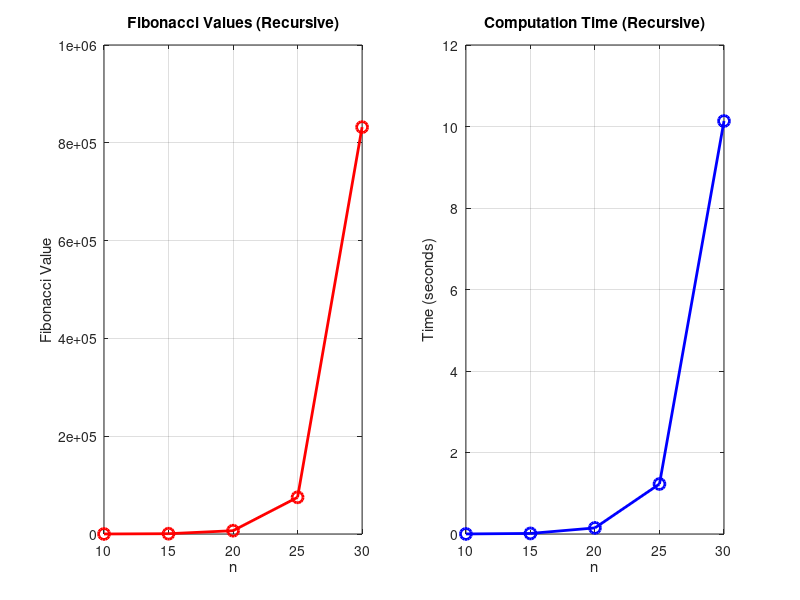

This figure's MATLAB source:
% fibonacci_recursive.m
function fibonacci_recursive()
    fprintf('=== Fibonacci Problem (Recursive) ===\n');
    
    % Test different n values
    n_values = [10, 15, 20, 25, 30];
    times = zeros(size(n_values));
    fib_values = zeros(size(n_values));
    
    for i = 1:length(n_values)
        n = n_values(i);
        
        fprintf('\nCalculating F(%d)...\n', n);
        
        tic;
        fib_val = fibonacci_recursive_func(n);
        time_taken = toc;
        
        times(i) = time_taken;
        fib_values(i) = fib_val;
        
        fprintf('F(%d) = %d\n', n, fib_val);
        fprintf('Computation time: %.6f seconds\n', time_taken);
    end
    
    % Plot results
    figure;
    subplot(1, 2, 1);
    plot(n_values, fib_values, 'ro-', 'LineWidth', 2, 'MarkerSize', 8);
    xlabel('n');
    ylabel('Fibonacci Value');
    title('Fibonacci Values (Recursive)');
    grid on;
    
    subplot(1, 2, 2);
    plot(n_values, times, 'bo-', 'LineWidth', 2, 'MarkerSize', 8);
    xlabel('n');
    ylabel('Time (seconds)');
    title('Computation Time (Recursive)');
    grid on;
    
    % Save results
    save("fibonacci_recursive.mat", "n_values", "times", "fib_values");
end

function fib = fibonacci_recursive_func(n)
    if n <= 1
        fib = n;
    else
        fib = fibonacci_recursive_func(n-1) + fibonacci_recursive_func(n-2);
    end
end